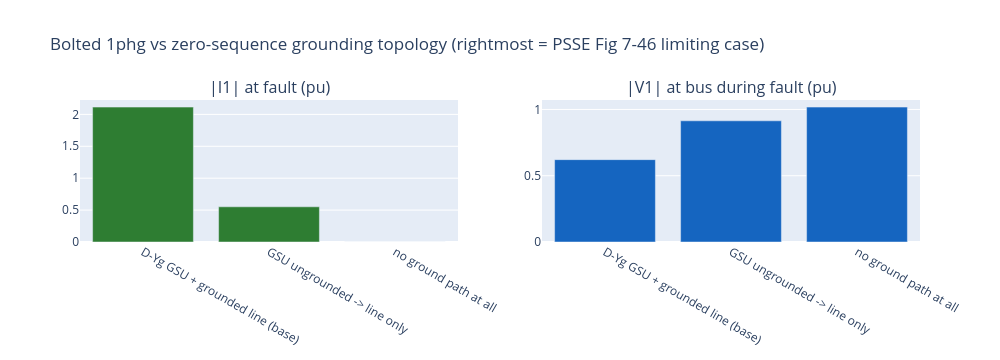

Write notebook code for a chart like this one.
### Code cell
# --- Grounding topology spectrum for the bolted 1phg at the HV bus ---
# (i)  base: D-Yg GSU ground tie in parallel with the grounded line
# (ii) GSU ungrounded (e.g. D-D, or Yg winding lost): line path only
# (iii) no ground path anywhere: Z0 -> inf, the PSSE Fig 7-46 case
cases = {
    'D-Yg GSU + grounded line (base)': par(1j*X0_gsu, 1j*X0_line),
    'GSU ungrounded -> line only':     1j*X0_line,
    'no ground path at all':           None,            # Z0 = infinity
}
print(f'{"zero-seq topology":35s} {"Z0_th":>12s} {"|I1| 1phg":>10s} {"|V1| during":>12s}')
bars_x, bars_i, bars_v = [], [], []
for name, Z0c in cases.items():
    if Z0c is None:
        I1c, V1c = 0j, complex(VF)       # open loop: no current, no sag
        z0s = 'open'
    else:
        I1c, _, _ = fault_seq_currents('1phg', VF, Z1_th, Z2_th, Z0c)
        V1c = VF - Z1_th * I1c
        z0s = f'{Z0c.imag:.4f}j'
    print(f'{name:35s} {z0s:>12s} {abs(I1c):10.3f} {abs(V1c):12.3f}')
    bars_x.append(name); bars_i.append(abs(I1c)); bars_v.append(abs(V1c))

# Where does the ground current go in the base case?  Current divider
# between the GSU neutral and the line zero-sequence path:
I1b, _, I0b = fault_seq_currents('1phg', VF, Z1_th, Z2_th, Z0_th)
V0b = -Z0_th * I0b                       # zero-seq voltage at the bus
I0_gsu  = -V0b / (1j*X0_gsu)
I0_line = -V0b / (1j*X0_line)
print(f'\nBase case 3I0 = {3*abs(I0b):.3f} pu splits: '
      f'GSU neutral {abs(I0_gsu)/abs(I0b)*100:.1f}% , line {abs(I0_line)/abs(I0b)*100:.1f}%')
print('Machine stator share: 0.0% — the delta wall, by construction.')

fig = make_subplots(rows=1, cols=2, subplot_titles=[
    '|I1| at fault (pu)', '|V1| at bus during fault (pu)'])
fig.add_trace(go.Bar(x=bars_x, y=bars_i, marker_color=C_ZER), row=1, col=1)
fig.add_trace(go.Bar(x=bars_x, y=bars_v, marker_color=C_BLUE), row=1, col=2)
fig.update_layout(height=360, width=1000, showlegend=False,
                  title='Bolted 1phg vs zero-sequence grounding topology '
                        '(rightmost = PSSE Fig 7-46 limiting case)')
fig.show()

### Figure 1 — Plotly figure (JSON) as saved in the notebook; plotly's stock layout.template omitted (floating-point values rounded to 4 significant figures)
{"data": [{"marker": {"color": "#2E7D32"}, "type": "bar", "x": ["D-Yg GSU + grounded line (base)", "GSU ungrounded -> line only", "no ground path at all"], "xaxis": "x", "y": [2.114, 0.5516, 0.0], "yaxis": "y"}, {"marker": {"color": "#1565C0"}, "type": "bar", "x": ["D-Yg GSU + grounded line (base)", "GSU ungrounded -> line only", "no ground path at all"], "xaxis": "x2", "y": [0.6214, 0.9144, 1.018], "yaxis": "y2"}], "layout": {"annotations": [{"font": {"size": 16}, "showarrow": false, "text": "|I1| at fault (pu)", "x": 0.225, "xanchor": "center", "xref": "paper", "y": 1.0, "yanchor": "bottom", "yref": "paper"}, {"font": {"size": 16}, "showarrow": false, "text": "|V1| at bus during fault (pu)", "x": 0.775, "xanchor": "center", "xref": "paper", "y": 1.0, "yanchor": "bottom", "yref": "paper"}], "height": 360, "showlegend": false, "title": {"text": "Bolted 1phg vs zero-sequence grounding topology (rightmost = PSSE Fig 7-46 limiting case)"}, "width": 1000, "xaxis": {"anchor": "y", "domain": [0.0, 0.45]}, "xaxis2": {"anchor": "y2", "domain": [0.55, 1.0]}, "yaxis": {"anchor": "x", "domain": [0.0, 1.0]}, "yaxis2": {"anchor": "x2", "domain": [0.0, 1.0]}}}
